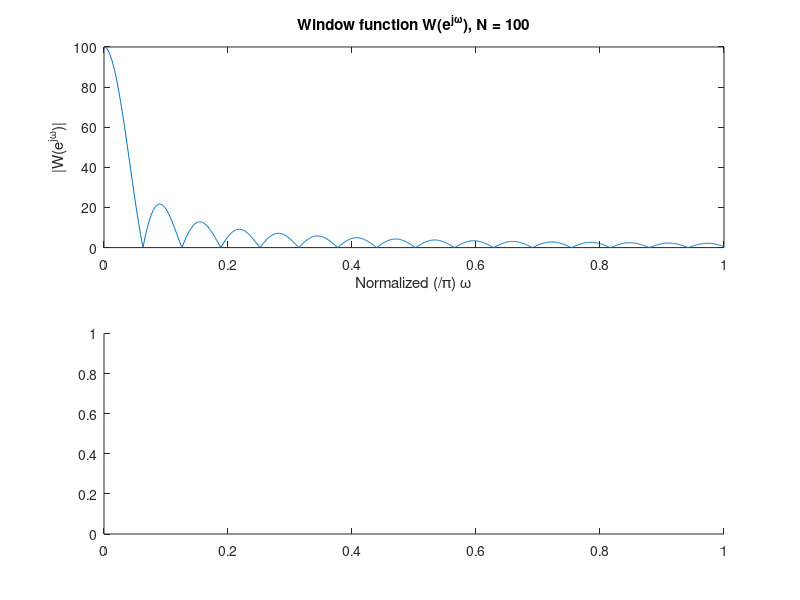

Here is the MATLAB script that generated this plot: (Note: this script raises an error after producing the figure.)
% James Durtka
% EELE 477 (DSP) lab 11


%2.3 Windowing Effects
N = 100;

omegas = [0:0.001:1];

Ww = [];
for w = 1:length(omegas)
    ejw = 0;
    for n = [0:N-1]
        %note we must subtract 1 because of Matlab's indexing
        ejw = ejw + exp(-j*(omegas(w))*n);
    end
    Ww(w) = ejw;
end

figure

subplot(2,1,1)
plot(omegas, abs(Ww))
xlabel('Normalized (/\pi) \omega');
ylabel('|W(e^{j\omega})|');
title('Window function W(e^{j\omega}), N = 100');

subplot(2,1,2)
plot(omegas, phase(Ww))
xlabel('Normalized (/\pi) \omega');
ylabel('\angleW(e^{j\omega})');

% Since x[n] is just a cosine
%       cos((pi/4)*n)
% We know that its DTFT X(e^(j*omega)) will be a symmetric pair of deltas
%       delta((pi/4)) + delta(-(pi/4))

% Now, we can create x[n] as follows
ns_tr = [0:N-1];
x_tr = cos((pi/4)*ns_tr);
figure
%plot(ns_tr, x_tr)
[X,w] = DTFT(x_tr,512);

plot((1/pi)*w,abs(X))
title('DTFT of windowed x[n] = cos((\pi/4)*n), N = 100');
xlabel('Normalized (/\pi) \omega');
ylabel('|X_{tr}(e^{j\omega})|');

% Note that whereas the DTFT would be impulses, we now instead have
% something sinc-ish where the peaks of the sinc occur at +/- pi/4
% and there are ripples everywhere else (which would be zero for the DTFT)

% Unsurprisingly, increasing the window length results in a better
% approximation to the original function; greater N, steeper peaks.
% Using a Hamming window, as shown in the lab handout and explored in the
% previous lab, gives us much smaller ripples (but the rolloff is bigger
% for the same N)